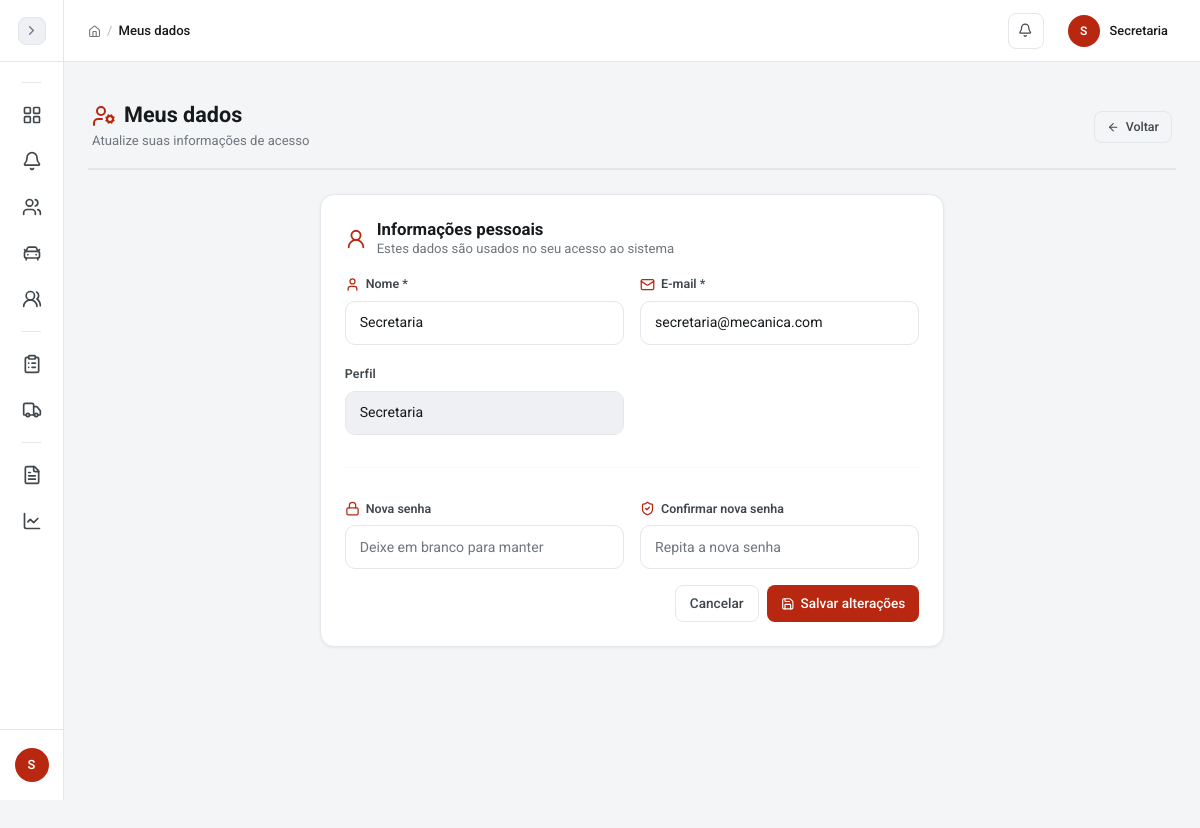
Page /pages/auth/perfil.php (signed in) on the committed database.
### tables this page shows
CREATE TABLE usuarios (
  id INT AUTO_INCREMENT PRIMARY KEY,
  nome VARCHAR(100) NOT NULL,
  email VARCHAR(120) NOT NULL UNIQUE,
  senha VARCHAR(255) NOT NULL,
  tipo ENUM('admin','secretaria','mecanico_chefe','mecanico') NOT NULL DEFAULT 'mecanico',
  cpf VARCHAR(14) UNIQUE,
  telefone VARCHAR(20),
  salario DECIMAL(10,2),
  data_admissao DATE,
  cargo VARCHAR(100),
  ativo TINYINT(1) NOT NULL DEFAULT 1,
  data_cadastro TIMESTAMP DEFAULT CURRENT_TIMESTAMP
);

### config/conexao.php (called while the page is built, shortened)
<?php
function esc($dado) {
    return htmlspecialchars((string) $dado, ENT_QUOTES, 'UTF-8');
}
?>

### pages/auth/perfil.php (the view, shortened to what this page needs)
<?php
require_once __DIR__ . '/../../config/conexao.php';
$stmt = $conn->prepare('SELECT nome, email, tipo, cpf, telefone FROM usuarios WHERE id = :id');
$stmt->execute([':id' => $_SESSION['usuario_id']]);
$usuario = $stmt->fetch();
require_once __DIR__ . '/../../includes/header.php';
?>
<div class="page-header">
    <div>
        <h1><i data-lucide="user-cog" class="text-primary me-2"></i>Meus dados</h1>
        <span class="page-subtitle">Atualize suas informações de acesso</span>
    </div>
    <a href="../../index.php" class="btn btn-outline-secondary btn-icon"><i data-lucide="arrow-left"></i>Voltar</a>
</div>
<div class="row justify-content-center">
    <div class="col-lg-7">
        <div class="card">
            <div class="card-body p-4">
                <form method="POST" action="perfil_processar.php">
                    <div class="panel-header">
                        <i data-lucide="user-round"></i>
                        <div>
                            <h3 class="panel-title">Informações pessoais</h3>
                            <p class="panel-subtitle">Estes dados são usados no seu acesso ao sistema</p>
                        </div>
                    </div>
                    <div class="row g-3">
                        <div class="col-md-6">
                            <label class="form-label-with-icon" for="nome"><i data-lucide="user"></i> Nome *</label>
                            <input class="form-control" id="nome" name="nome" maxlength="100" value="<?php echo esc($usuario['nome']); ?>" required>
                        </div>
                        <div class="col-md-6">
                            <label class="form-label-with-icon" for="email"><i data-lucide="mail"></i> E-mail *</label>
                            <input class="form-control" type="email" id="email" name="email" maxlength="120" value="<?php echo esc($usuario['email']); ?>" required>
                        </div>
                        <div class="col-md-6">
                            <label class="form-label">Perfil</label>
                            <input class="form-control" value="<?php echo esc(ucfirst(str_replace('_', ' ', $usuario['tipo']))); ?>" disabled>
                        </div>
                        <div class="col-12">
                            <hr style="border-color: var(--border-color);">
                        </div>
                        <div class="col-md-6">
                            <label class="form-label-with-icon" for="senha"><i data-lucide="lock"></i> Nova senha</label>
                            <input class="form-control" type="password" id="senha" name="senha" minlength="8" placeholder="Deixe em branco para manter">
                        </div>
                        <div class="col-md-6">
                            <label class="form-label-with-icon" for="senha_confirmacao"><i data-lucide="shield-check"></i> Confirmar nova senha</label>
                            <input class="form-control" type="password" id="senha_confirmacao" name="senha_confirmacao" placeholder="Repita a nova senha">
                        </div>
                        <div class="col-12 d-flex justify-content-end gap-2 mt-3">
                            <a href="../../index.php" class="btn btn-outline-secondary btn-icon">Cancelar</a>
                            <button type="submit" class="btn btn-primary btn-icon"><i data-lucide="save"></i>Salvar alterações</button>
                        </div>
                    </div>
                </form>
            </div>
        </div>
    </div>
</div>
<?php require_once __DIR__ . '/../../includes/footer.php'; ?>

### includes/header.php (style rules this page uses)
html.js body { opacity:0;transition:opacity .25s ease }

### rows in the picture
usuarios: nome "Secretaria", email "secretaria@mecanica.com", tipo "Secretaria"

### other values in the picture
substr($nome_usuario, 0, 1) "S"
$titulo_pagina "Meus dados"
substr($_SESSION['usuario_nome'] ?? 'U', 0, 1) "S"
$_SESSION['usuario_nome'] "Secretaria"
